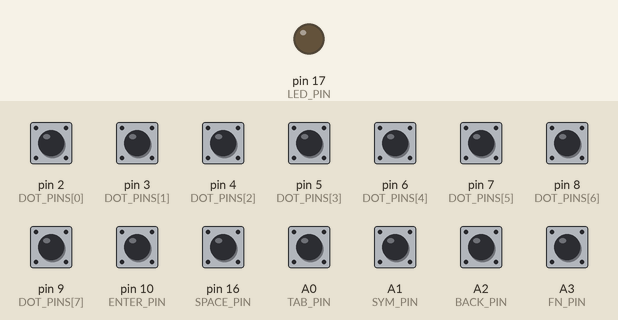
This sketch was run on a simulated SparkFun Pro Micro, built with avr-gcc and run on an emulated ATmega32U4. On the bench: output pins drawn as LEDs (lit = HIGH). The inputs (shaded band) are chosen by the test bench; at power-on: A0 (TAB_PIN), A1 (SYM_PIN), A2 (BACK_PIN), A3 (FN_PIN), pin 2 (DOT_PINS[0]), pin 3 (DOT_PINS[1]), pin 4 (DOT_PINS[2]), pin 5 (DOT_PINS[3]), pin 6 (DOT_PINS[4]), pin 7 (DOT_PINS[5]), pin 8 (DOT_PINS[6]), pin 9 (DOT_PINS[7]), pin 10 (ENTER_PIN), pin 16 (SPACE_PIN) HIGH. USB keyboard and mouse output is not drawn; what the sketch prints to the serial monitor is not drawn.

Above: at 3.1 s.
3.2 s: pin 2 (DOT_PINS[0]) pulled LOW for 1 s
At 3.88 s:
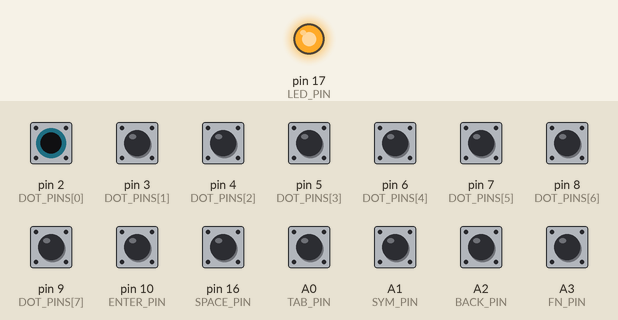
6.2 s: pin 3 (DOT_PINS[1]) pulled LOW for 0.15 s
At 7.3 s:
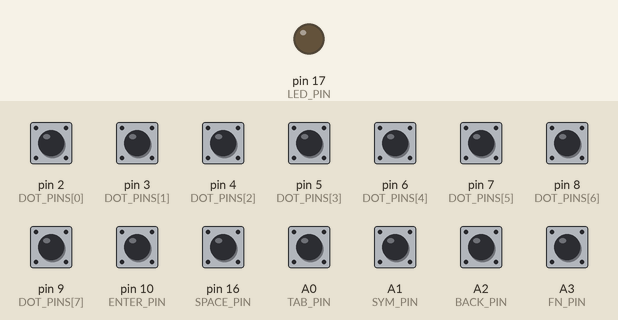
9.2 s: pin 10 (ENTER_PIN) pulled LOW for 0.15 s
At 10.5 s:
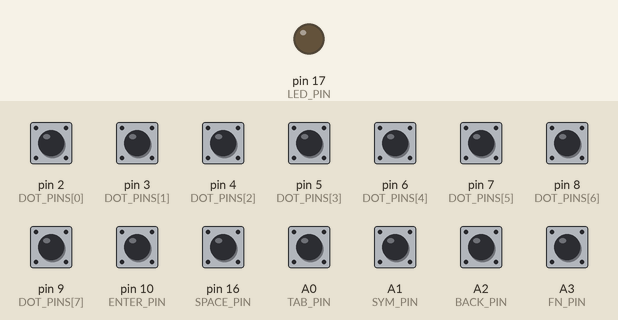
10.8 s: pin 16 (SPACE_PIN) pulled LOW for 1 s
At 12.1 s:
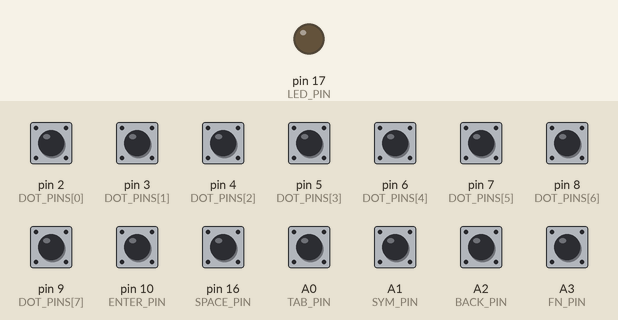
13.8 s: A1 (SYM_PIN) pulled LOW for 0.15 s
At 15.3 s:
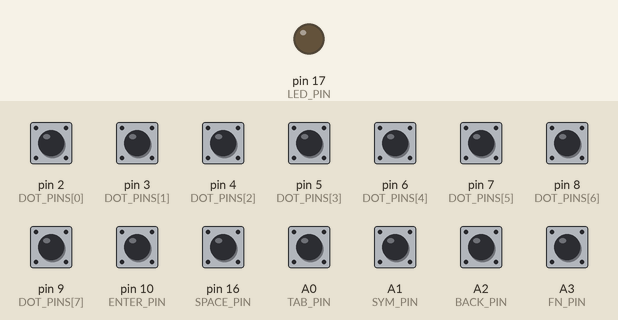
16.8 s: pin 7 (DOT_PINS[5]) pulled LOW for 1 s
At 17.0 s:
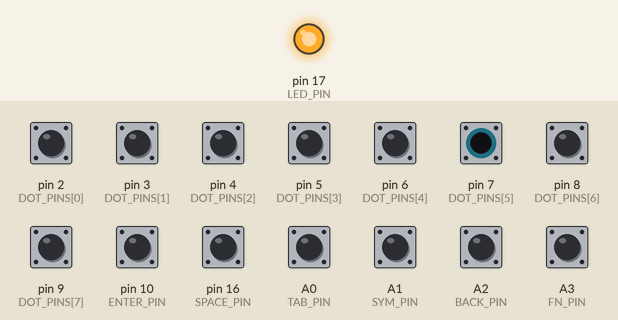
Timing chart, 0 to 19.8 s (numbered marks = the images above; inputs shaded):
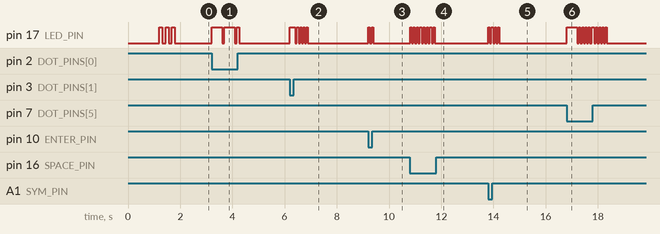

The sketch:

zero-vision.ino
```cpp
/*
  BRAILLE KEYBOARD PRO VERSION (THESIS READY)
  Arduino Pro Micro / Micro
  Stable + Debounced + Smooth Typing
*/

#include <Keyboard.h>

// ==================== PIN DEFINITIONS ====================
const int DOT_PINS[8] = {2,3,4,5,6,7,8,9};
// dot1,2,3,7 (left) | dot4,5,6,8 (right)

const int SPACE_PIN = 16;   // SPACE
const int ENTER_PIN = 10;   // ENTER

const int FN_PIN   = A3;
const int BACK_PIN = A2;
const int TAB_PIN  = A0;
const int SYM_PIN  = A1;

const int LED_PIN = 17; // RX LED

// ==================== SETTINGS ====================
const unsigned long CHORD_TIMEOUT = 350;   // more friendly for blind users
const unsigned long DEBOUNCE = 35;         // debounce time

// ==================== STATE ====================
bool dotStates[8];
bool chordActive = false;
unsigned long chordStart = 0;

bool symbolMode = false;
bool fnMode = false;

// debounce states
unsigned long lastPressTime[20];

// ==================== SETUP ====================
void setup() {
  Keyboard.begin();
  Serial.begin(9600);

  for(int i=0;i<8;i++){
    pinMode(DOT_PINS[i], INPUT_PULLUP);
  }

  pinMode(SPACE_PIN, INPUT_PULLUP);
  pinMode(ENTER_PIN, INPUT_PULLUP);
  pinMode(FN_PIN, INPUT_PULLUP);
  pinMode(BACK_PIN, INPUT_PULLUP);
  pinMode(TAB_PIN, INPUT_PULLUP);
  pinMode(SYM_PIN, INPUT_PULLUP);

  pinMode(LED_PIN, OUTPUT);

  delay(1200); // safety startup delay

  // ready blink
  for(int i=0;i<3;i++){
    digitalWrite(LED_PIN,HIGH); delay(120);
    digitalWrite(LED_PIN,LOW); delay(120);
  }

  Serial.println("BRAILLE KEYBOARD READY");
}

// ==================== LOOP ====================
void loop(){
  handleFunctionKeys();
  handleBraille();
  delay(5);
}

// ==================== SAFE PRESS ====================
bool safePress(int pin){
  if(!digitalRead(pin)){
    if(millis() - lastPressTime[pin] > DEBOUNCE){
      lastPressTime[pin] = millis();
      return true;
    }
  }
  return false;
}

// ==================== FUNCTION KEYS ====================
void handleFunctionKeys(){

  if(!digitalRead(FN_PIN)) fnMode = true;
  else fnMode = false;

  // SPACE
  if(safePress(SPACE_PIN)){
    Keyboard.write(' ');
    flashLED(1);
    Serial.println("[SPACE]");
  }

  // ENTER
  if(safePress(ENTER_PIN)){
    Keyboard.write(KEY_RETURN);
    flashLED(1);
    Serial.println("[ENTER]");
  }

  // BACKSPACE
  if(safePress(BACK_PIN)){
    Keyboard.write(KEY_BACKSPACE);
    flashLED(2);
    Serial.println("[BACKSPACE]");
  }

  // TAB
  if(safePress(TAB_PIN)){
    Keyboard.write(KEY_TAB);
    flashLED(1);
    Serial.println("[TAB]");
  }

  // SYMBOL MODE TOGGLE
  if(safePress(SYM_PIN)){
    symbolMode = !symbolMode;
    flashLED(symbolMode ? 4 : 2);
    Serial.println(symbolMode ? "SYMBOL ON":"SYMBOL OFF");
  }
}

// ==================== BRAILLE HANDLING ====================
void handleBraille(){
  bool current[8];
  bool any=false;

  for(int i=0;i<8;i++){
    current[i] = !digitalRead(DOT_PINS[i]);
    if(current[i]) any=true;
  }

  // start chord
  if(any && !chordActive){
    chordActive=true;
    chordStart=millis();
    memset(dotStates,false,sizeof(dotStates));
    digitalWrite(LED_PIN,HIGH);
  }

  // record pressed dots
  if(chordActive){
    for(int i=0;i<8;i++){
      if(current[i]) dotStates[i]=true;
    }

    // release or timeout
    if(!any || millis()-chordStart > CHORD_TIMEOUT){
      processChord();
      chordActive=false;
      digitalWrite(LED_PIN,LOW);
    }
  }
}

// ==================== PROCESS ====================
void processChord(){
  byte pattern=0;

  for(int i=0;i<8;i++){
    if(dotStates[i]) pattern |= (1<<i);
  }

  if(pattern==0) return;

  char out=0;

  if(symbolMode) out = brailleSymbol(pattern);
  else out = brailleChar(pattern);

  if(out!=0){
    Keyboard.write(out);
    Serial.print(out);
    flashLED(1);
  }else{
    flashLED(5);
    Serial.print("?");
  }
}

// ==================== BRAILLE LETTER ====================
char brailleChar(byte p){
  byte base = p & 0x3F;
  bool cap = p & 0x40;
  bool num = p & 0x80;

  if(num){
    switch(base){
      case 1: return '1';
      case 3: return '2';
      case 9: return '3';
      case 25: return '4';
      case 17: return '5';
      case 11: return '6';
      case 27: return '7';
      case 19: return '8';
      case 10: return '9';
      case 26: return '0';
    }
  }

  char r=0;

  switch(base){
    case 1:r='a';break;
    case 3:r='b';break;
    case 9:r='c';break;
    case 25:r='d';break;
    case 17:r='e';break;
    case 11:r='f';break;
    case 27:r='g';break;
    case 19:r='h';break;
    case 10:r='i';break;
    case 26:r='j';break;
    case 5:r='k';break;
    case 7:r='l';break;
    case 13:r='m';break;
    case 29:r='n';break;
    case 21:r='o';break;
    case 15:r='p';break;
    case 31:r='q';break;
    case 23:r='r';break;
    case 14:r='s';break;
    case 30:r='t';break;
    case 37:r='u';break;
    case 39:r='v';break;
    case 58:r='w';break;
    case 45:r='x';break;
    case 61:r='y';break;
    case 53:r='z';break;
  }

  if(cap && r>='a' && r<='z') r -= 32;
  return r;
}

// ==================== SYMBOL ====================
char brailleSymbol(byte p){
  byte b = p & 0x3F;

  switch(b){

    // ===== STRINGS =====
    case 2:  return '"';
    case 4:  return '\'';
    case 6:  return '_';
    case 8:  return '.';
    case 24: return ',';
    case 16: return ':';
    case 48: return ';';

    // ===== BRACKETS =====
    case 18: return '(';
    case 34: return ')';
    case 20: return '[';
    case 36: return ']';
    case 40: return '{';
    case 56: return '}';

    // ===== OPERATORS =====
    case 38: return '+';
    case 42: return '-';
    case 44: return '*';
    case 50: return '/';
    case 52: return '=';
    case 46: return '%';

    // ===== LOGIC =====
    case 22: return '<';
    case 54: return '>';
    case 28: return '#';
  }

  return 0;
}
// ==================== LED ====================
void flashLED(int t){
  for(int i=0;i<t;i++){
    digitalWrite(LED_PIN,HIGH); delay(60);
    digitalWrite(LED_PIN,LOW); delay(60);
  }
}
```

Measured:
- after the input at 3.2 s, pin 17 (LED_PIN): goes HIGH 0.41 s, LOW 0.07 s, HIGH 0.41 s, LOW 0.07 s, HIGH 0.10 s, then LOW, starting at once
- after the input at 6.2 s, pin 17 (LED_PIN): LOW → HIGH at once, then repeats every 0.12 s: LOW 0.06 s, HIGH 0.06 s, until it stays LOW from 6.9 s
- after the input at 9.2 s, pin 17 (LED_PIN): alternates HIGH for 0.06 s and LOW for 0.07 s, 4 changes in all, then stays LOW, starting at once
- after the input at 10.8 s, pin 17 (LED_PIN): alternates HIGH for 0.06 s and LOW for 0.07 s, 16 changes in all, then stays LOW, starting at once
- after the input at 13.8 s, pin 17 (LED_PIN): alternates HIGH for 0.06 s and LOW for 0.06 s, 8 changes in all, then stays LOW, starting at once
- after the input at 16.8 s, pin 17 (LED_PIN): goes HIGH 0.41 s, 4 × (LOW 0.06 s, HIGH 0.06 s), LOW 0.07 s, HIGH 0.11 s, 4 × (LOW 0.06 s, HIGH 0.06 s), then LOW, starting at once
